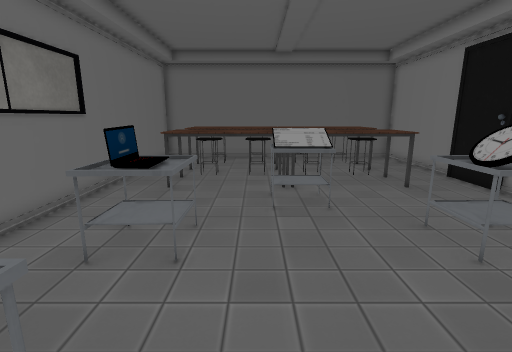
View 1 (above)

16 first-person views from a walk through a 3-D level made in the Unity game engine. The camera is 1.5 m above the floor, tilts 12° down and sees 85° across. The floor is counted in squares, 0.5 m on a side. Each view is taken from the middle of a square. On the plan, view 1 faces up. The plan holds only what a view shows up to about 20 squares ahead; the rest is blank. The player is left out. Some surface patterns are stand-ins.

View 2
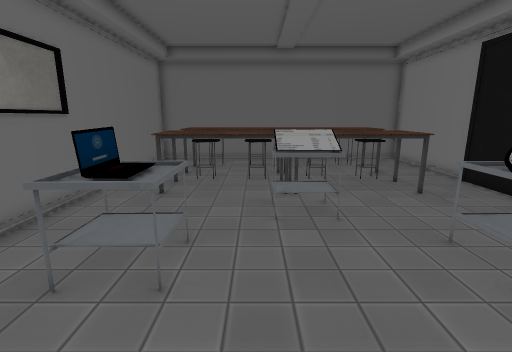

View 3
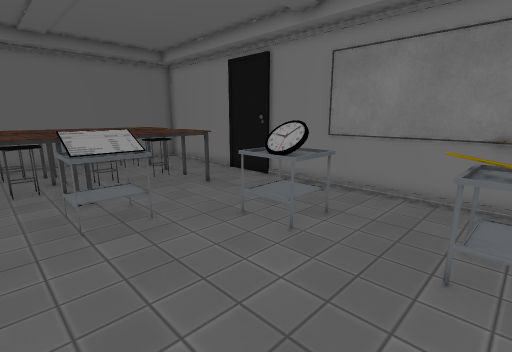

View 4
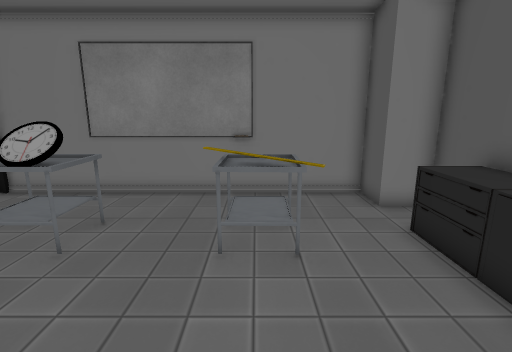

View 5
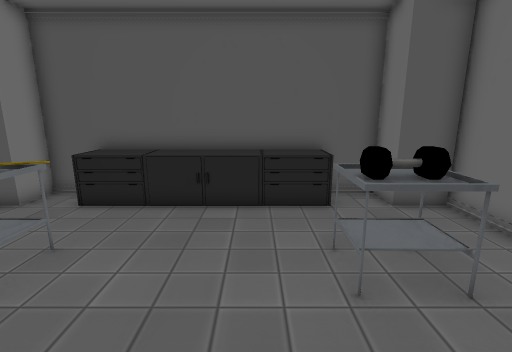

View 6
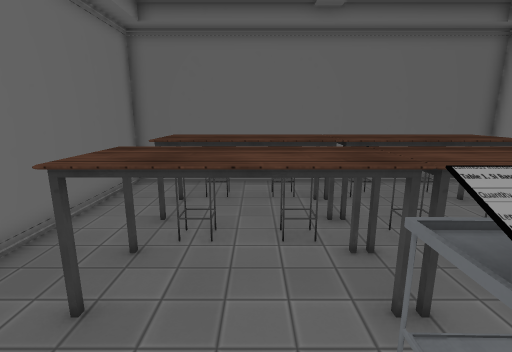

View 7
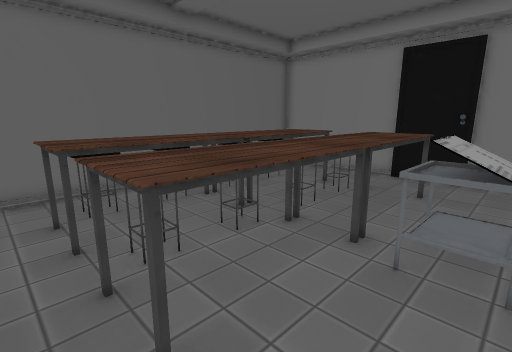

View 8
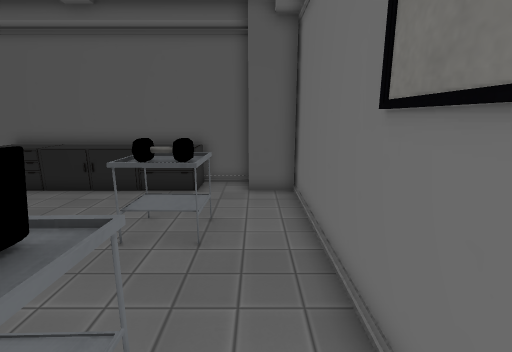

View 9
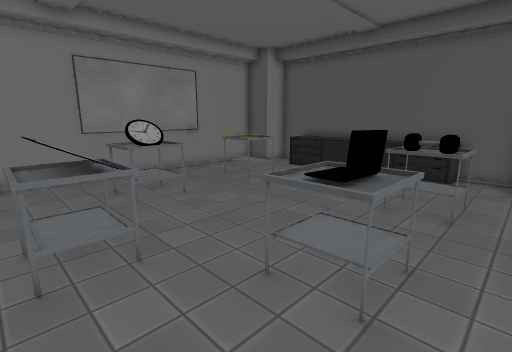

View 10
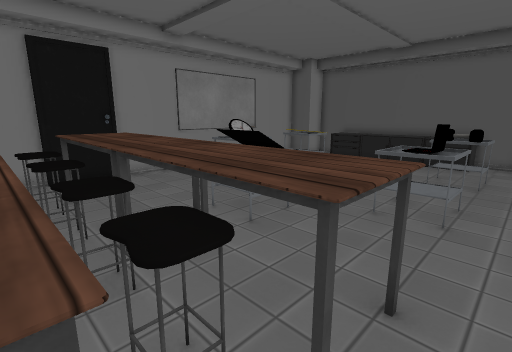

View 11
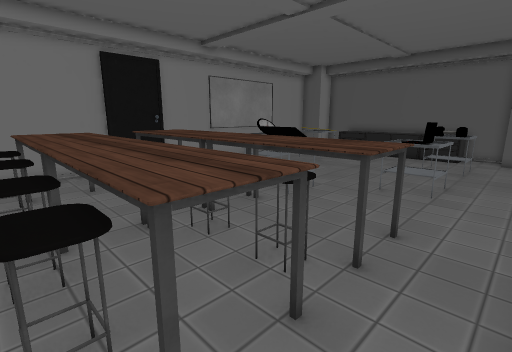

View 12
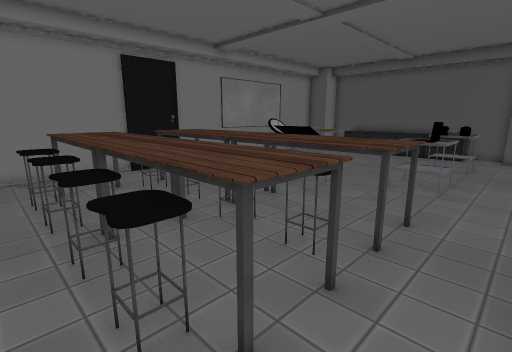

View 13
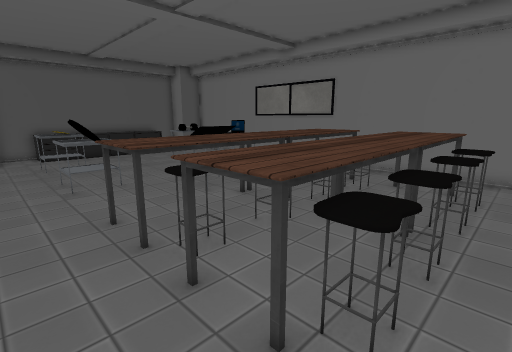

View 14
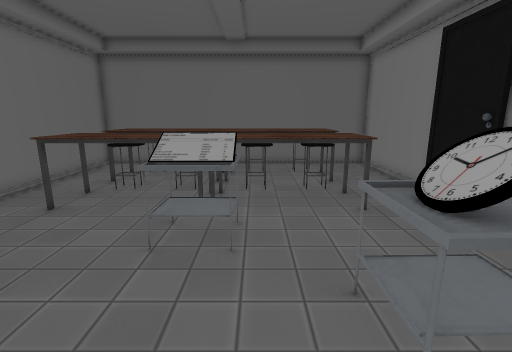

View 15
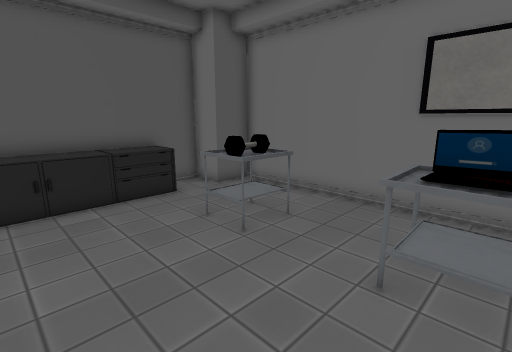

View 16
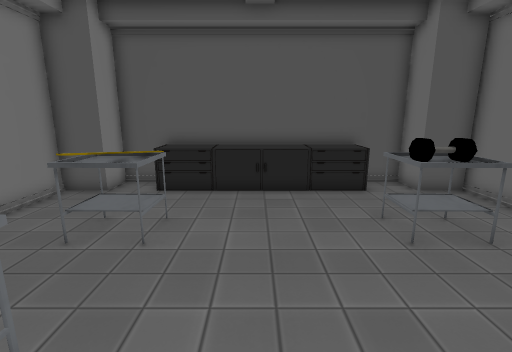

### Floor plan
Key: @ floor where view 1 was taken; # wall or solid block; . floor; = window, fence, low wall or low ledge; ^ raised ledge; T table; L laptop; O other object.
Columns run from 7 left of view 1 to 10 right of it. Each row starts with its distance up from view 1.
 21 ##################
 20 #................#
 19 #...^^.^..^.^^...#
 18 #..TTTTTTTTTTTT..#
 17 #..TTTTTTTTTTTT..#
 16 #..TTTTTTTTTTTT..#
 15 #...^^.^^.^=^^...#
 14 #..TTTTTTTTTTTT..#
 13 #..TTTTTTTTTTTT..#
 12 #..TTTTTTTTTTTT..#
 11 #.......TT.......#
 10 # ......OOO......#
  9  #......OO.......#
  8  #...............#
  7  #.TLL......OOT..#
  6 # .TLL......OOT..#
  5 #...TT......TTT..#
  4 #................#
  3 #................#
  2 #..TTT......T#T..#
  1 #..TOT......TTT..#
  0 #..TTT.@....#TT..#
 -1 #...........=....#
 -2 #................#
 -3 ###..TTT^^^TTT.###
 -4  ##.TTTT^^^TTT.#
 -5   #####^^^^#####

Positions as (right, up) in squares from view 1, and headings:
1: (0, 0), facing up
2: (0, 1), facing up
3: (-1, 1), facing up-right
4: (-1, 1), facing right
5: (0, 6), facing down
6: (-1, 8), facing up
7: (-5, 9), facing up-right
8: (-5, 8), facing down
9: (-5, 11), facing down-right
10: (-5, 16), facing down-right
11: (-6, 19), facing down-right
12: (-6, 20), facing down-right
13: (9, 20), facing down-left
14: (3, 3), facing up
15: (3, 7), facing down-left
16: (2, 8), facing down
